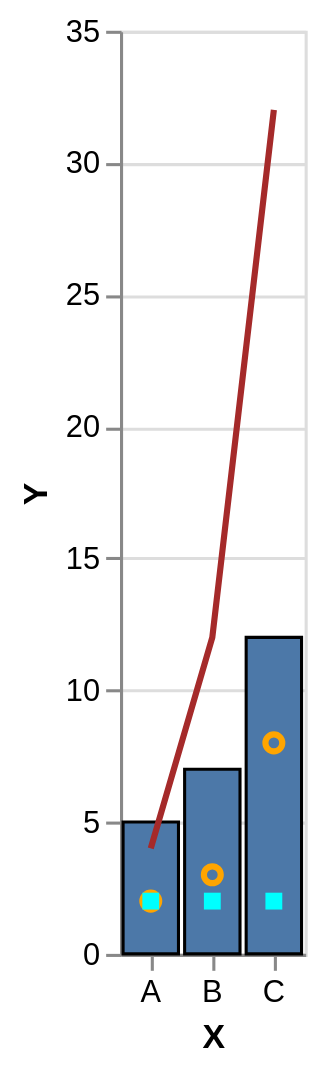

Describe this chart as a Vega-Lite specification.
### Vega-Lite specification from a JSON file in a GitHub repository (floating-point values rounded to 4 significant figures)
{"$schema": "https://vega.github.io/schema/vega-lite/v5.json", "data": {"values": [{"xs": "A", "ys": 1}, {"xs": "A", "ys": 2}, {"xs": "B", "ys": 2}, {"xs": "A", "ys": 2}, {"xs": "B", "ys": 3}, {"xs": "B", "ys": 2}, {"xs": "C", "ys": 4}, {"xs": "C", "ys": 8}]}, "encoding": {"x": {"axis": {"labelAngle": 0, "title": "X"}, "field": "xs", "type": "ordinal"}}, "layer": [{"encoding": {"y": {"aggregate": "sum", "axis": {"title": "Y"}, "field": "ys", "type": "quantitative"}}, "mark": {"stroke": "black", "type": "bar"}}, {"encoding": {"y": {"aggregate": "product", "axis": {"title": "Y"}, "field": "ys", "type": "quantitative"}}, "mark": {"color": "brown", "type": "line"}}, {"encoding": {"y": {"aggregate": "max", "axis": {"title": "Y"}, "field": "ys", "type": "quantitative"}}, "mark": {"color": "orange", "type": "point"}}, {"encoding": {"y": {"aggregate": "distinct", "axis": {"title": "Y"}, "field": "ys", "type": "quantitative"}}, "mark": {"color": "cyan", "type": "square"}}]}
